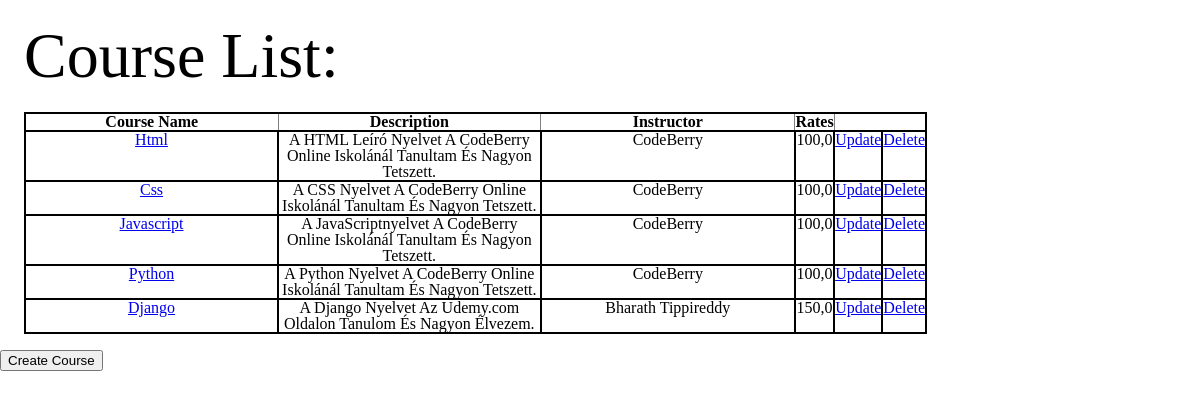
The page / on the database its author committed.
### cbvCCApp/models.py (models this page shows, shortened)
class Course(models.Model):
    courseName=models.CharField(max_length=40,verbose_name='Tananyag Név')
    description=models.TextField(verbose_name='Tananyag Leírás')
    instructor=models.CharField(max_length=40, verbose_name='Tanár')
    rates=models.FloatField(verbose_name='Értékelés')

### cbvCCApp/views.py (the view)
# urls.py: path('',views.CourseList.as_view(),name='index'),
class CourseList(ListView):
    model=Course
    template_name='cbvCCApp/index.html'

### cbvCCApp/templatetags/my_tags.py (called while the page is built)
@register.filter(name='firstLetter')
def my_upper(value):
    word=""
    for index,letter in enumerate(value):
        if index ==0:
            word+=letter.upper()
        else:
            word+=letter
    return word

@register.filter(name="everyFirstLetter")
def proba(value):
    space=" "
    words=""
    for index,letter in enumerate(value):
        if index ==0 or space == words[-1]:
            words+=letter.upper()
        else:
            words+=letter
    return words

### cbvCCApp/templates/cbvCCApp/index.html (shortened to what this page needs)
{% extends 'cbvCCApp/base.html' %}
{% load static %}
{% block css1%}<link rel="stylesheet" href="{%static 'cbvCCApp/reset.css'%}">{% endblock css1 %}
{% block css2%}<link rel="stylesheet" href="{%static 'cbvCCApp/index.css'%}">{% endblock css2 %}
{% block body_block %}
{% load my_tags %}
    <h1>Course List:</h1>
    {% if course_list %}
    <table>
        <thead>
            <th>Course Name</th>
            <th>Description</th>
            <th>Instructor</th>
            <th>Rates</th>
        </thead>
        {% for row in course_list %}
        <tr>
            <td><a href="/{{row.id}}">{{row.courseName|firstLetter}}</a></td>
            <td>{{row.description|everyFirstLetter}}</td>
            <td>{{row.instructor}}</td>
            <td>{{row.rates}}</td>
            <td><a href="update/{{row.id}}">Update</a></td>
            <td><a href="delete/{{row.id}}">Delete</a></td>
        </tr>
        {% endfor %}
    </table><br>
    {% else %}
        <h1>Haven't got any information</h1>
    {% endif %}
    <a href="create/"><button>Create Course</button></a>
{% endblock body_block %}

### cbvCCApp/templates/cbvCCApp/base.html (shortened to what this page needs)
<!DOCTYPE html>
{% load static %}
<html lang="en">
<head>
    {% block css1 %}{% endblock css1 %}
    {% block css2 %}{% endblock css2 %}
</head>
<body>
    {% block body_block %}
    {% endblock body_block %}
</body>
</html>

### static/cbvCCApp/index.css (style rules this page uses)
h1 { font-size: 4rem; font-family: Cherish; margin: 1.5rem; }
table { width: max-content; height: max-content; margin-left: 1.5rem; border: 2px solid black }
th { border: 1px solid gray; font-weight: bolder; }
tr { width: 100%; height: max-content; }
td { width: 33%; border: 2px solid black; text-align: center; }

### rows shown on the page
Course: courseName|firstLetter "Html", description|everyFirstLetter "A HTML Leíró Nyelvet A CodeBerry Online Iskolánál Tanultam És Nagyon Tetszett.", instructor "CodeBerry", rates "100,0"
Course: courseName|firstLetter "Css", description|everyFirstLetter "A CSS Nyelvet A CodeBerry Online Iskolánál Tanultam És Nagyon Tetszett.", instructor "CodeBerry", rates "100,0"
Course: courseName|firstLetter "Javascript", description|everyFirstLetter "A JavaScriptnyelvet A CodeBerry Online Iskolánál Tanultam És Nagyon Tetszett.", instructor "CodeBerry", rates "100,0"
Course: courseName|firstLetter "Python", description|everyFirstLetter "A Python Nyelvet A CodeBerry Online Iskolánál Tanultam És Nagyon Tetszett.", instructor "CodeBerry", rates "100,0"
Course: courseName|firstLetter "Django", description|everyFirstLetter "A Django Nyelvet Az Udemy.com Oldalon Tanulom És Nagyon Élvezem.", instructor "Bharath Tippireddy", rates "150,0"
